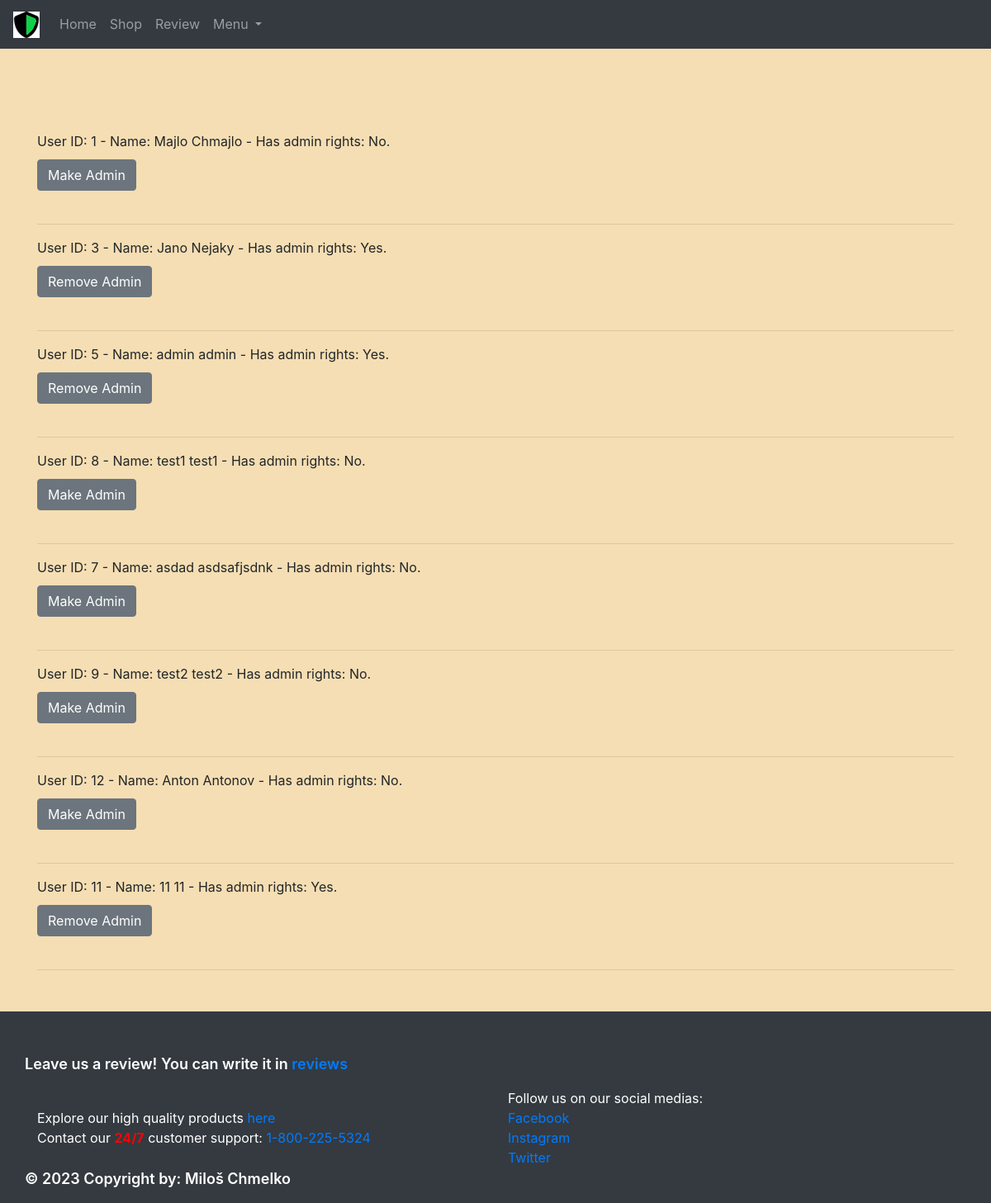
The app's page /users.php (signed in) with its own data.
### tables this page shows
CREATE TABLE IF NOT EXISTS `users` (
  `user_id` int(11) NOT NULL AUTO_INCREMENT,
  `name` varchar(30) NOT NULL,
  `surname` varchar(40) NOT NULL,
  `pass` varchar(20) NOT NULL,
  `admin` tinyint(1) DEFAULT NULL,
  PRIMARY KEY (`user_id`)
);

### show-users.php (the view, shortened to what this page needs)
<?php
function show_users()
{
    $conn = dbconnect();
    $sql = "SELECT * FROM users";
    $result = $conn->query($sql);
    if ($result->num_rows > 0) {
        while ($row = $result->fetch_assoc()) {
            if (isset($_SESSION["user_id"]) && isset($_SESSION["is_admin"])) {
                if ($_SESSION["is_admin"] == 1) {
                    $is_admin = $row["admin"] == 1 ? "Yes" : "No";
                    echo "User ID: " . $row["user_id"] . " - Name: " . $row["name"] . " " . $row["surname"] . " - Has admin rights: " . $is_admin . "." . '<form action="toggle_admin.php" method="POST">';
                    echo '<button type="submit" name="toggle_admin" class="btn btn-secondary">' . ($row["admin"] == 1 ? "Remove Admin" : "Make Admin") . '</button>';
                    echo '</form><br><hr>';
                } else {
                    echo "User ID: " . $row["user_id"] . " - Name: " . $row["name"] . " " . $row["surname"] . "." . "<br>";
                }
            } else {
                echo "Session variables not set.";
            }
        }
    } else {
        echo "0 users found.";
    }
}

### eshop.css (style rules this page uses)
body { background-color: wheat; }
.btn { margin-top: 10px; align-items: center; }

### records on screen
users: user_id "1", name "Majlo", surname "Chmajlo", admin "No", shows "Make Admin"
users: user_id "3", name "Jano", surname "Nejaky", admin "Yes", shows "Remove Admin"
users: user_id "5", name "admin", surname "admin", admin "Yes", shows "Remove Admin"
users: user_id "8", name "test1", surname "test1", admin "No", shows "Make Admin"
users: user_id "7", name "asdad", surname "asdsafjsdnk", admin "No", shows "Make Admin"
users: user_id "9", name "test2", surname "test2", admin "No", shows "Make Admin"
users: user_id "12", name "Anton", surname "Antonov", admin "No", shows "Make Admin"
users: user_id "11", name "11", surname "11", admin "Yes", shows "Remove Admin"
